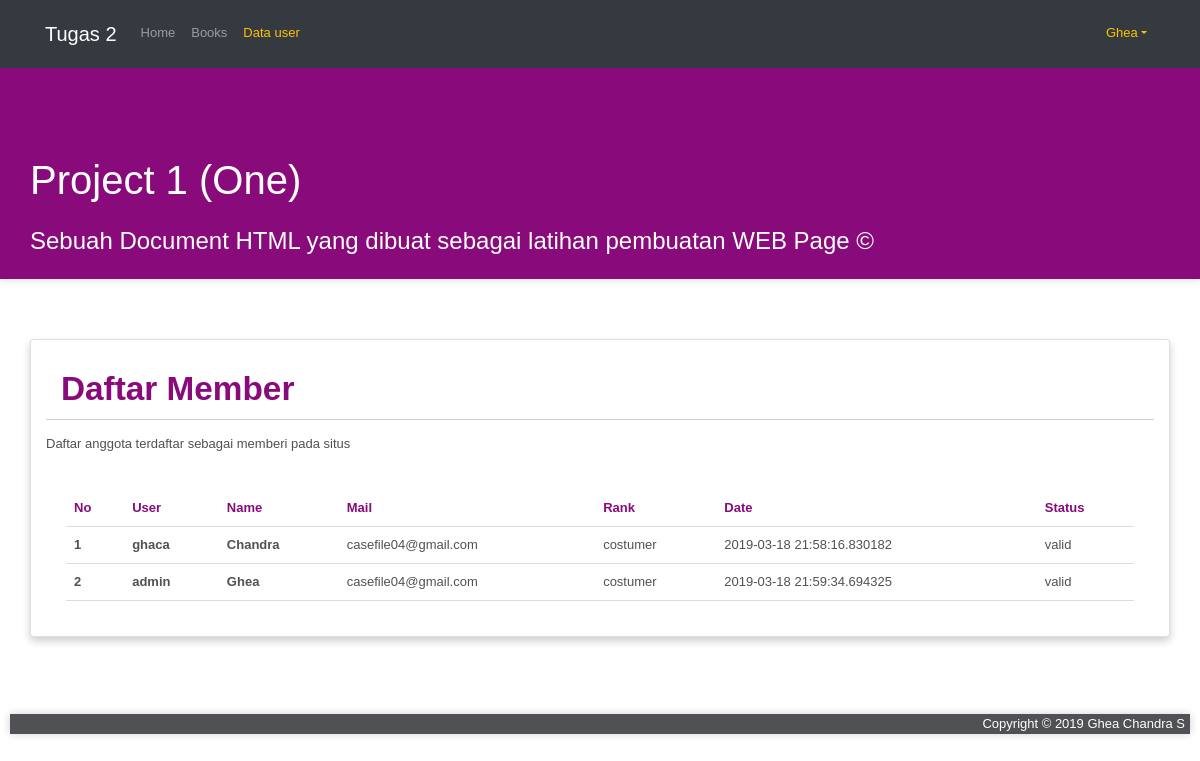
Page /user (signed in) on the committed database.
### models.py (models this page shows, shortened)
class User(Base):
    __tablename__ = 'users'
    id = Column(Integer, primary_key=True)
    user = Column(String(50))
    name = Column(String(128))
    mail = Column(String(128))
    password = Column(String(128))
    rank = Column(String(50))
    date = Column(DateTime, default=datetime.utcnow)
    stat = Column(String(120))

### application.py (the view)
@app.route('/user')
def user():
    html_file='user'
    part={}
    page_data = Data_control()
    page_data.add('page_active', html_file)
    page_data.add('page_title', 'PJ1 | '+(html_file.title()))
    page_data.add('title', title)
    data_user = User.query.all()
    part["register"]    = False
    part["user_list"]   = True
    page_data.add('data_user', data_user)
    page_data.add('user_active', user)
    log_st='logged_in' if session.get('logged_in') == True else 'logged_out'
    HTML = render_template(html_file+'.html', title = title,  part=part, data = page_data.all())
    return f"{HTML}"

### application.py (called while the page is built)
@app.teardown_appcontext
def shutdown_session(exception=None):
    db_session.remove()

### control_center.py (called while the page is built)
    def add(self, name, content):
        self.data[name] = content

    def all(self):
        return self.data

### templates/user.html
{% extends 'register.html' %}
	{% block content_title %}Daftar Member{% endblock %}
	{% block content_Description %}Daftar anggota terdaftar sebagai memberi pada situs{% endblock %}

### templates/register.html (shortened to what this page needs)
{% extends 'base.html' %}
{% block content %}
  {% block list %}
    {% if part['user_list'] %}
      <div class="profile">
          <div class="container card">
              <div class="row">
                  <div class="col-lg-12">
                      <div class="profile_content">
                          <h2>{% block content_title %}Data Partisipan{% endblock %}</h2>
                          <p>{% block content_Description %}Berikut adalah data partisipan perkuliahan pemrograman web{% endblock %}</p>
                      </div>
                      <div class="data-tabel">
                          <table>
                              <thead>
                                  <tr>
                                      <td>No</td>
                                      <td>User</td>
                                      <td>Name</td>
                                      <td>Mail</td>
                                      <td>Rank</td>
                                      <td>Date</td>
                                      <td>Status</td>
                                  </tr>
                              </thead>
                              <tbody>
                                {% for user in data['data_user'] %}
                                    <tr {% if data["user_active"]==user.user %}style="background-color:red;color:white;"{% endif %}>
                                        <th scope="row">{{ user.id }}</th>
                                        <th>{{ user.user }}</th>
                                        <th>{{ user.name }}</th>
                                        <td> {{ user.mail }} </td>
                                        <td> {{ user.rank }} </td>
                                        <td> {{ user.date }} </td>
                                        <td> {{ user.stat }} </td>
                                    </tr>
                                {% endfor %}
                              </tbody>
                          </table>
                      </div>
                  </div>
              </div>
          </div>
      </div>
    {% endif %}
  {% endblock %}
{% endblock %}

### templates/base.html (shortened to what this page needs)
<!DOCTYPE html>
<html>
<head>
    <html lang="en">
    <link href="{{ url_for('static', filename='bootstrap.min.css') }}" rel="stylesheet" />
    <link href="{{ url_for('static', filename='style.css') }}" rel="stylesheet" />
    <link href="https://maxcdn.bootstrapcdn.com/font-awesome/4.7.0/css/font-awesome.min.css" rel="stylesheet">
    <link rel="stylesheet" href="https://use.fontawesome.com/releases/v5.1.0/css/all.css">
</head>
<body>
<nav class="navbar navbar-expand-lg navbar-dark bg-dark">
  <div class="container">
    <a class="navbar-brand" href="{{ url_for('index') }}">Tugas 2</a>
    <div class="collapse navbar-collapse" id="navbarsExample07">
      <ul class="navbar-nav mr-auto">
        <li class="nav-item {% if data['page_active']=="home" %}active{% endif %}">
          <a class="nav-link" href="{{ url_for('index') }}">Home</a>
        </li>
    {% if not session['logged_in'] %}
        <li class="nav-item {% if data['page_active']=="about" %}active{% endif %}">
          <a class="nav-link" href="{{ url_for('about') }}">Creator</a>
        </li>
        <li class="nav-item {% if data['page_active']=="contact" %}active{% endif %}">
          <a class="nav-link" href="{{ url_for('contact') }}">Contact</a>
        </li>
      </ul>
      <ul class="navbar-nav mr-right">
        <li class="nav-item">
          <a class="nav-link" data-toggle="modal" data-target="#myModal">Login</a>
        </li>
        <li class="nav-item">
          <a class="nav-link" href="{{ url_for('register') }}">Register</a>
        </li>
      </ul>
    {% else %}
        <li class="nav-item {% if data['page_active']=="books" %}active{% endif %}">
          <a class="nav-link" href="{{ url_for('books') }}">Books</a>
        </li>
        <li class="nav-item {% if data['page_active']=="user" %}active{% endif %}">
          <a class="nav-link" href="{{ url_for('user')}}">Data user</a>
        </li>
      </ul>
      <ul class="navbar-nav">
        <li class="nav-item dropdown">
            <a class="nav-link dropdown-toggle active" href="#" id="navdrop" role="button" data-toggle="dropdown" data-hover="dropdown">{{ session['name'] }}</a>
        </li>
      </ul>
    {% endif %}
    </div>
  </div>
</nav>
    <header>
      <h1>{{ data['title'] }}</h1>
      <h4>Sebuah Document HTML yang dibuat sebagai latihan pembuatan WEB Page &copy;</h4>
    </header>
    {% block content %}{% endblock %}
            <footer>
        <a>Copyright &copy; 2019 Ghea Chandra S</a>
    </footer>
</body>
</html>

### static/style.css (style rules this page uses)
body { background-color: #fff; font: 13px / 20px normal Helvetica, Arial, sans-serif; color: #4F5155; }
header { padding: 15px; padding-top: 55pt; box-shadow: 0 0 8px #D0D0D0; color: white; background-color: #880a7b; }
header h4 { color: #ffffff; padding-right: 15px; padding-left: 15px; }
header h1 { padding: 15px; color: #ffffff; }
#begin h1, #begin h2, #begin h3, #container h1, #container h2, #container h3, .container h1, .container h2, .container h3 { padding: 14px 15px 10px 15px; }
#begin h1, #begin h2, #container h1, #container h2, .container h1, .container h2 { background-color: transparent; border-bottom: 1px solid #D0D0D0; font-size: 25pt; font-weight: bold; margin: 0 0 14px 0; }
#begin h1, #begin h2, #begin h3, #begin h4, #begin h5, #container h1, #container h2, #container h3, #container h4, #container h5, .container h1, .container h2, .container h3, .container h4, .container h5 { color: #880a7b; }
.box, .card { padding: 15px; max-width: 95%; }
.card { box-shadow: 0 4px 8px 0 rgba(0, 0, 0, 0.2); transition: 0.3s; }
a { color: #003399; background-color: transparent; font-weight: normal; }
.navbar { background: #222222; }
.nav-item::after { content: ''; display: block; width: 0px; height: 2px; background: #fec400; transition: 0.3s; }
.navbar-dark .navbar-nav .active > .nav-link, .navbar-dark .navbar-nav .nav-link.active, .navbar-dark .navbar-nav .nav-link.show, .navbar-dark .navbar-nav .show > .nav-link, .navbar-dark .navbar-nav .nav-link:focus, .navbar-dark .navbar-nav .nav-link:hover { color: #fec400; }
.nav-link { padding: 15px 5px; transition: 0.3s; }
.profile { padding-top: 45pt; padding-bottom: 50pt; }
.profile_content h2 { color: #880a7b; }
footer { margin: 10px; background-color: #4F5155; box-shadow: 0 0 8px #D0D0D0; text-align: right; }
footer a { color: #fff !important; padding: 5px; }
table { border-collapse: collapse; width: 100%; }
th, td { padding: 8px; text-align: left; border-bottom: 1px solid #ddd; }
.data-tabel { padding: 20px; }
thead { color: #880a7b; font-weight: bold; }

### rows in the picture
User: name "Ghea", id "2", user "admin", mail "casefile04@gmail.com", rank "costumer", date "2019-03-18 21:59:34.694325", stat "valid"
User: id "1", user "ghaca", name "Chandra", mail "casefile04@gmail.com", rank "costumer", date "2019-03-18 21:58:16.830182", stat "valid"

### other values in the picture
{{ data['title'] }} "Project 1 (One)"
